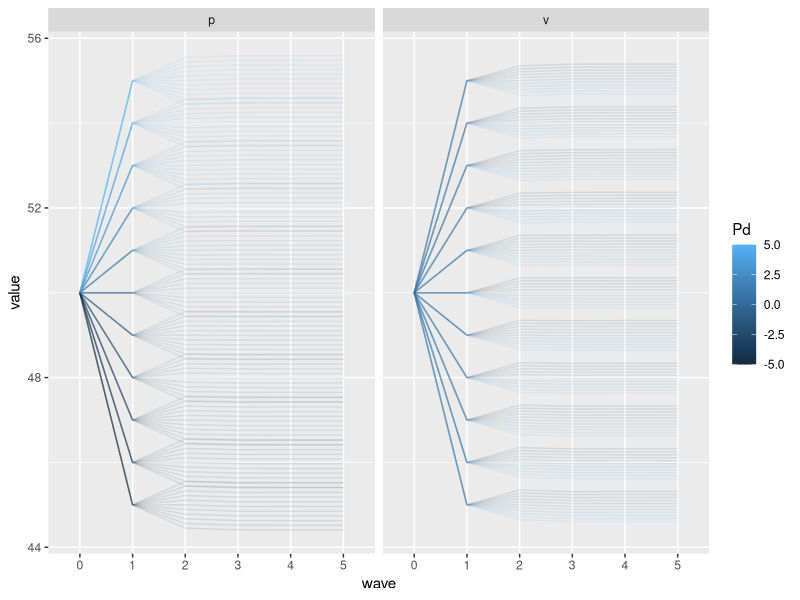
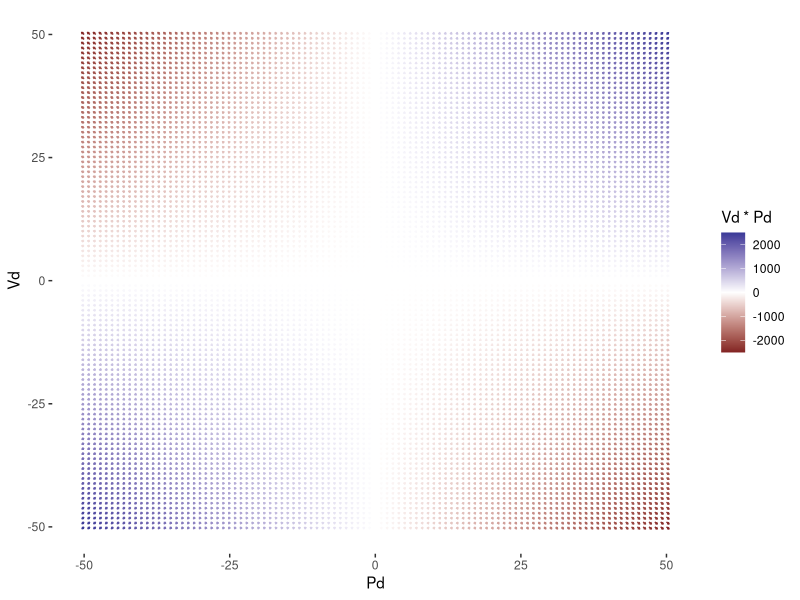

These charts were generated, in order, by the following R code:
library(dplyr)
library(tidyr)
library(ggplot2)

scores <- expand.grid(Pd=-50:50, Vd=-50:50)

theDat <- as_data_frame(scores) %>%
	mutate(id=1:n(), p0=50, v0=50,
	       p1=p0+Pd,
	       v1=v0+Vd,
	       p2=p1+(v1-v0)*-.11,
	       v2=v1+(p1-p0)*-.07,
	       p3=p2+(v2-v1)*-.11,
	       v3=v2+(p2-p1)*-.07,
	       p4=p3+(v3-v2)*-.11,
	       v4=v3+(p3-p2)*-.07,
	       p5=p4+(v4-v3)*-.11,
	       v5=v4+(p4-p3)*-.07,
	       VdT=v5-v2,
	       PdT=p5-p2)
theDat.l <- theDat %>%
	gather(key, value, -id, -Pd, -Vd, -VdT, -PdT) %>%
	extract(key, c('var', 'wave'), '([pv])([0-5])')

theDat.l %>% 
	filter(Pd %in% -5:5, Vd %in% -5:5) %>%
ggplot(aes(x=wave, y=value, color=Pd))+
	geom_line(aes(group=id), alpha=.1)+
	facet_wrap(~var)

theDat %>%
ggplot(aes(x=Pd, y=Vd))+
geom_segment(aes(xend = Pd+PdT, yend=Vd+VdT, color=Vd*Pd), arrow=arrow(length=unit(0.05, "cm")))+
scale_color_gradient2()+
theme(panel.background=element_rect(fill='white'))
